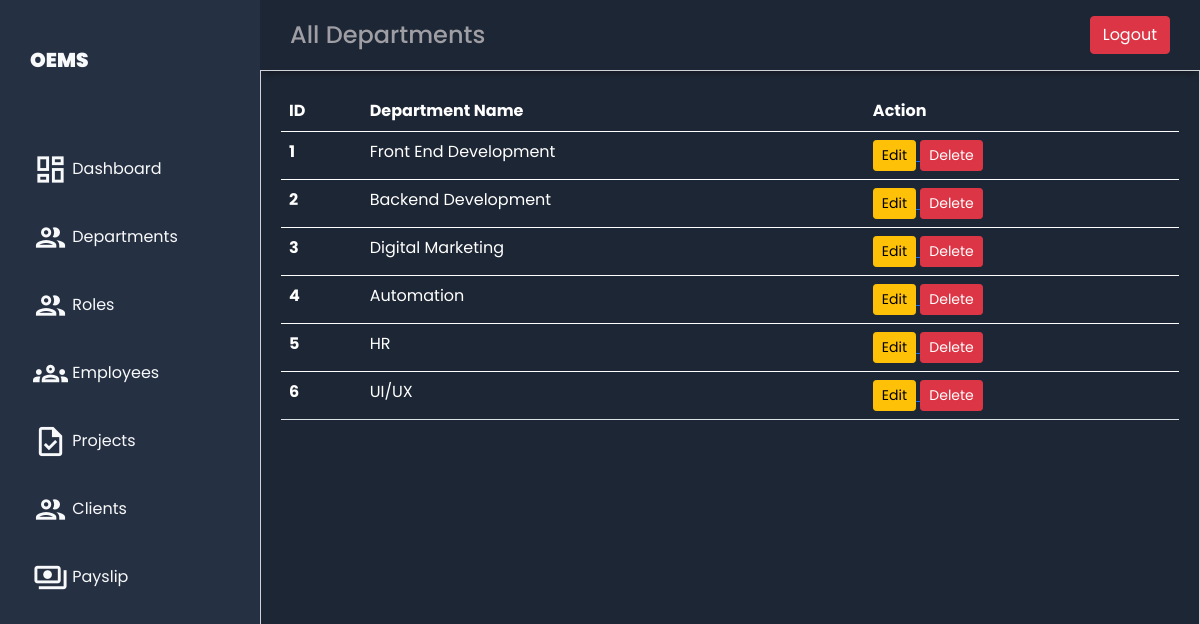
Page /all_dept/ on the committed database.
### emp_app/models.py (models this page shows, shortened)
class Department(models.Model):
    dept_name = models.CharField(max_length=100)

### emp_app/views.py (the view)
# urls.py: path('all_dept/', all_dept, name='all_dept'),
def all_dept(request):
    depts = Department.objects.all()
    context = {
        'depts': depts
    }
    return render(request, 'departments/all_dept.html', context)

### templates/departments/all_dept.html (shortened to what this page needs)
{% extends "employees/base.html" %}
{% load static %}
{% block header %}All Departments{% endblock %}
{% block content %}
<link rel="stylesheet" href="{% static '/css/view_all_emp.css' %}">
<main class="main-container">
    <table class="table text-white">
      <thead>
        <tr>
          <th scope="col">ID</th>
          <th scope="col">Department Name</th>
          <th scope="col">Action</th>
        </tr>
      </thead>
        {% for dept in depts %}
      <tbody>
        <tr>
          <th scope="row">{{forloop.counter}}</th>
          <td>{{dept.dept_name}}</td>
          <td>
            <a href="{% url 'edit_dept' dept.id %}">
                <button class="btn btn-warning btn-sm">Edit</button>
            </a>
            <a href="{% url 'remove_dept' dept.id %}" onClick="return confirm('Are you sure?')">
                <button class="btn btn-danger btn-sm">Delete</button>
            </a>
        </td>
        </tr>
        {% endfor %}
      </tbody>
    </table>
</main>
{% endblock %}

### static/css/base.css (style rules this page uses)
body { margin: 0; padding: 0; background-color: #1d2634; color: #9e9ea4; font-family: 'Poppins', sans-serif; }

### static/css/view_all_emp.css (style rules this page uses)
.main-container { grid-area: main; overflow-y: auto; padding: 20px 20px; color: rgba(255, 255, 255, 0.95); border: 1px solid #d1d1d6; }

### rows in the picture
Department: dept_name "Front End Development"
Department: dept_name "Backend Development"
Department: dept_name "Digital Marketing"
Department: dept_name "Automation"
Department: dept_name "HR"
Department: dept_name "UI/UX"
